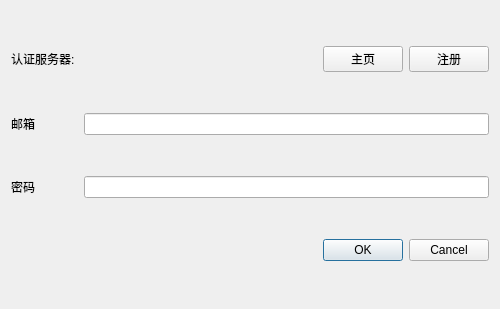
<?xml version="1.0" encoding="UTF-8"?>
<ui version="4.0">
 <class>AuthlibInjectorSignIner</class>
 <widget class="QDialog" name="AuthlibInjectorSignIner">
  <property name="geometry">
   <rect>
    <x>0</x>
    <y>0</y>
    <width>500</width>
    <height>309</height>
   </rect>
  </property>
  <property name="windowTitle">
   <string>外置登录</string>
  </property>
  <layout class="QGridLayout" name="gridLayout">
   <item row="2" column="2" colspan="3">
    <widget class="PasswordLineEdit" name="password"/>
   </item>
   <item row="0" column="2">
    <spacer name="horizontalSpacer">
     <property name="orientation">
      <enum>Qt::Orientation::Horizontal</enum>
     </property>
     <property name="sizeHint" stdset="0">
      <size>
       <width>40</width>
       <height>20</height>
      </size>
     </property>
    </spacer>
   </item>
   <item row="0" column="1">
    <widget class="QLabel" name="server_name">
     <property name="text">
      <string>认证服务器: </string>
     </property>
    </widget>
   </item>
   <item row="0" column="4">
    <widget class="HyperlinkButton" name="register_link">
     <property name="text">
      <string>注册</string>
     </property>
    </widget>
   </item>
   <item row="1" column="1">
    <widget class="QLabel" name="label">
     <property name="text">
      <string>邮箱</string>
     </property>
    </widget>
   </item>
   <item row="2" column="1">
    <widget class="QLabel" name="label_2">
     <property name="text">
      <string>密码</string>
     </property>
    </widget>
   </item>
   <item row="0" column="3">
    <widget class="HyperlinkButton" name="homepage_link">
     <property name="text">
      <string>主页</string>
     </property>
    </widget>
   </item>
   <item row="1" column="2" colspan="3">
    <widget class="LineEdit" name="username"/>
   </item>
   <item row="3" column="3" colspan="2">
    <widget class="QDialogButtonBox" name="buttonBox">
     <property name="orientation">
      <enum>Qt::Orientation::Horizontal</enum>
     </property>
     <property name="standardButtons">
      <set>QDialogButtonBox::StandardButton::Cancel|QDialogButtonBox::StandardButton::Ok</set>
     </property>
    </widget>
   </item>
  </layout>
 </widget>
 <customwidgets>
  <customwidget>
   <class>LineEdit</class>
   <extends>QLineEdit</extends>
   <header>qfluentwidgets</header>
  </customwidget>
  <customwidget>
   <class>PasswordLineEdit</class>
   <extends>QLineEdit</extends>
   <header>qfluentwidgets</header>
  </customwidget>
  <customwidget>
   <class>HyperlinkButton</class>
   <extends>QPushButton</extends>
   <header>qfluentwidgets</header>
  </customwidget>
 </customwidgets>
 <resources/>
 <connections>
  <connection>
   <sender>buttonBox</sender>
   <signal>accepted()</signal>
   <receiver>AuthlibInjectorSignIner</receiver>
   <slot>accept()</slot>
   <hints>
    <hint type="sourcelabel">
     <x>248</x>
     <y>254</y>
    </hint>
    <hint type="destinationlabel">
     <x>157</x>
     <y>274</y>
    </hint>
   </hints>
  </connection>
  <connection>
   <sender>buttonBox</sender>
   <signal>rejected()</signal>
   <receiver>AuthlibInjectorSignIner</receiver>
   <slot>reject()</slot>
   <hints>
    <hint type="sourcelabel">
     <x>316</x>
     <y>260</y>
    </hint>
    <hint type="destinationlabel">
     <x>286</x>
     <y>274</y>
    </hint>
   </hints>
  </connection>
 </connections>
</ui>
